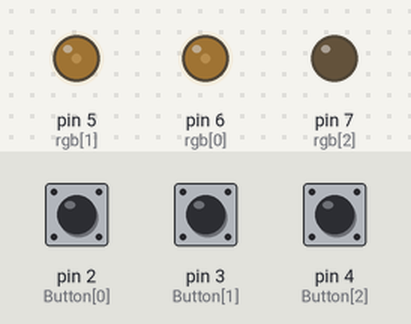
Simulated run of this sketch. Board: Arduino Uno, built with avr-gcc and run on an emulated ATmega328P. On the bench: output pins drawn as LEDs (lit = HIGH). Dashed ring = blinking. Inputs (shaded band) come from the test bench; at power-on: pin 2 (Button[0]) LOW, pin 3 (Button[1]) LOW, pin 4 (Button[2]) LOW.

Above: at 1.2 s.
1.3 s: pin 2 (Button[0]) pulled HIGH for 1 s
At 3.4 s:
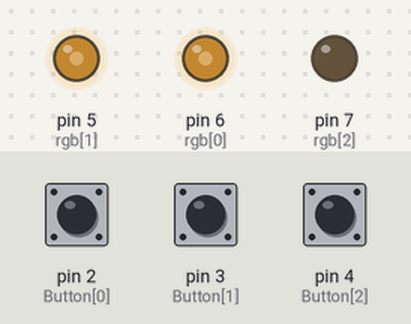
3.8 s: pin 3 (Button[1]) pulled HIGH for 1 s
At 5.9 s:
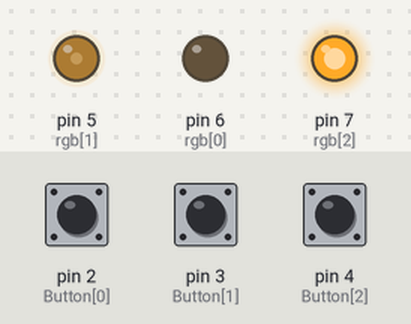
6.3 s: pin 4 (Button[2]) pulled HIGH for 3.2 s
At 7.6 s:
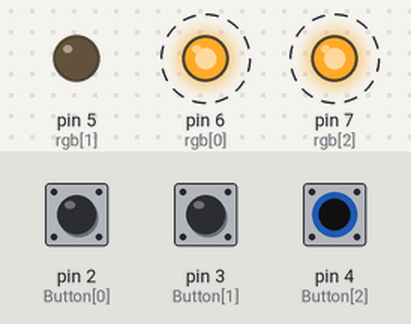
11.0 s: pin 2 (Button[0]) pulled HIGH for 0.15 s
At 12.3 s:
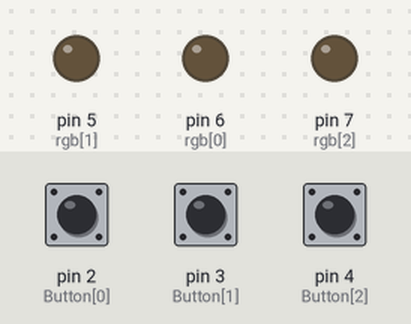
12.6 s: pin 2 (Button[0]) pulled HIGH for 3.2 s
At 13.5 s:
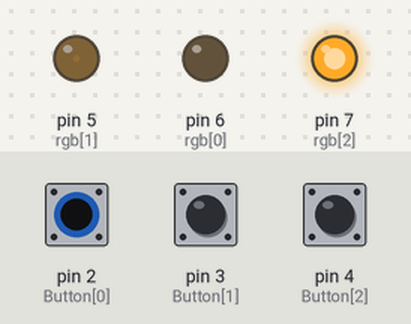
17.3 s: pin 3 (Button[1]) pulled HIGH for 0.15 s
At 18.5 s:
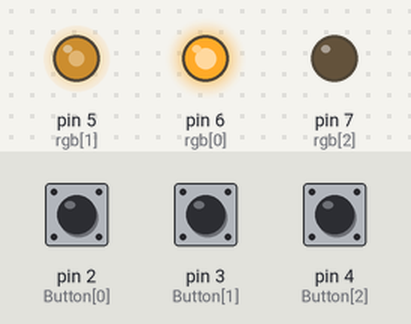
Timing chart, 0 to 19.9 s (numbered marks = the images above; inputs shaded):
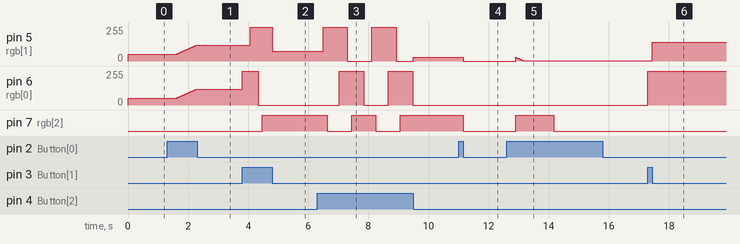

Measured:
- after the input at 1.3 s, pin 5 (rgb[1]), pin 6 (rgb[0]): moves from 50/255 to 120/255 over 0.69 s, starting after 0.30 s
- after the input at 3.8 s, pin 5 (rgb[1]): 120/255 → 255/255 after 0.27 s, → 75/255 0.73 s later; pin 6 (rgb[0]): 120/255 → 255/255 at once, → 0/255 0.54 s later; pin 7 (rgb[2]): LOW → HIGH after 0.68 s
- after the input at 6.3 s, pin 5 (rgb[1]): 75/255 → 255/255 after 0.19 s, → 0/255 0.81 s later, → 255/255 0.81 s later, → 0/255 0.81 s later, … (5 changes in this stretch); pin 6 (rgb[0]): alternates 255/255 for 0.81 s and 0/255 for 0.81 s, 4 changes in all, then stays 0/255, starting after 0.73 s
- after the input at 11.0 s, pin 5 (rgb[1]): 29/255 → 0/255 after 0.15 s; pin 7 (rgb[2]): HIGH → LOW after 0.15 s
- after the input at 12.6 s, pin 7 (rgb[2]): LOW → HIGH after 0.30 s, → LOW 1.3 s later
- after the input at 17.3 s, pin 5 (rgb[1]): 1/255 → 141/255 after 0.15 s; pin 6 (rgb[0]): 0/255 → 255/255 at once

The sketch:

SMD5050_button.ino
```cpp
const byte rgb[3]={6,5,7};//分別為5050的RGB +接腳
const byte Button[3]={2,3,4};//設定按鈕接腳
byte RGB[3]={50,50,50};//RGB數值 0~255
//const byte GND[3]={8,9,10};//5050 RGB -接腳

long ButtonT;
byte Maximum=255;
boolean light=1;
boolean LD=1;

//==============================================================================
void setup()
{
  for(byte i=0;i<3;i++)
  {
    pinMode(rgb[i],OUTPUT);
    pinMode(Button[i],INPUT);
    }
}

//==============================================================================
void loop()
{
  //==========================亮燈程式碼==========================
  if(light==1)
  {
    if(RGB[0]==0 && RGB[1]==0 && RGB[2]==0)
    {
      for(byte i=0;i<3;i++)RGB[i]=1;
    }
    for(byte i=0;i<3;i++)analogWrite(rgb[i],RGB[i]);
  }
  else
  {
    for(byte i=0;i<3;i++)analogWrite(rgb[i],0);
  }
    //==============================按鈕程式碼=========================
    //-------2開關 調正亮度--------
    if(digitalRead(2)==HIGH)
    {
      ButtonT=millis();
      while(digitalRead(2)!=LOW)//開關未放開時無限回圈
      {
        if((millis()-ButtonT)>300)break;//按壓超過300ms跳出
      }
      if((millis()-ButtonT)<=300)//按壓秒數小於300ms:開關功能
      {
        light=!light;                 //5050關閉
      }
      else//按壓超過300ms
      {
        while(digitalRead(2)==HIGH)
        {
          if(LD==1)//-------------變亮--------------
          {
            light=1;
            for(byte i=0;i<3;i++)
            {
              if(RGB[i]<255)RGB[i]++;
            }
            for(byte i=0;i<3;i++)analogWrite(rgb[i],RGB[i]);
            delay(10);
          }
          else if(LD==0)//----------變暗--------------
          {
            light=1;
            for(byte i=0;i<3;i++)
            {
              if(RGB[i]>1)RGB[i]--;
            }
            for(byte i=0;i<3;i++)analogWrite(rgb[i],RGB[i]);
            delay(10);
          }
        }
        LD=!LD;//上升下降模式變換
      }
    }
    //------------------3七彩正序;4七彩反序------------------
    if(digitalRead(3)==HIGH)raindow();
    else if(digitalRead(4)==HIGH)raindow2();
 }
```

Rainbow.ino
```cpp
void raindow()//七彩
{
  if(RGB[0]==Maximum && RGB[1]<Maximum && RGB[2]==0)RGB[1]++;
  else if(RGB[0]>0 && RGB[1]==Maximum && RGB[2]==0)RGB[0]--;
  else if(RGB[0]==0 && RGB[1]==Maximum && RGB[2]<Maximum)RGB[2]++;
  else if(RGB[0]==0 && RGB[1]>0 && RGB[2]==Maximum)RGB[1]--;
  else if(RGB[0]<Maximum && RGB[1]==0 && RGB[2]==Maximum)RGB[0]++;
  else if(RGB[0]==Maximum && RGB[1]==0 && RGB[2]>0)RGB[2]--;
  else
  {
    RGB[0]=Maximum;
    RGB[1]=0;
    RGB[2]=0;
  }
  delay(500/Maximum);
}

void raindow2()
{
  if(RGB[0]==Maximum && RGB[1]==0 && RGB[2]<Maximum)RGB[2]++;
  else if(RGB[0]>0 && RGB[1]==0 && RGB[2]==Maximum)RGB[0]--;
  else if(RGB[0]==0 && RGB[1]<Maximum && RGB[2]==Maximum)RGB[1]++;
  else if(RGB[0]==0 && RGB[1]==Maximum && RGB[2]>0)RGB[2]--;
  else if(RGB[0]<Maximum && RGB[1]==Maximum && RGB[2]==0)RGB[0]++;
  else if(RGB[0]==Maximum && RGB[1]>0 && RGB[2]==0)RGB[1]--;
  else
  {
    RGB[0]=Maximum;
    RGB[1]=0;
    RGB[2]=0;
  }
  delay(500/Maximum);
}
```
